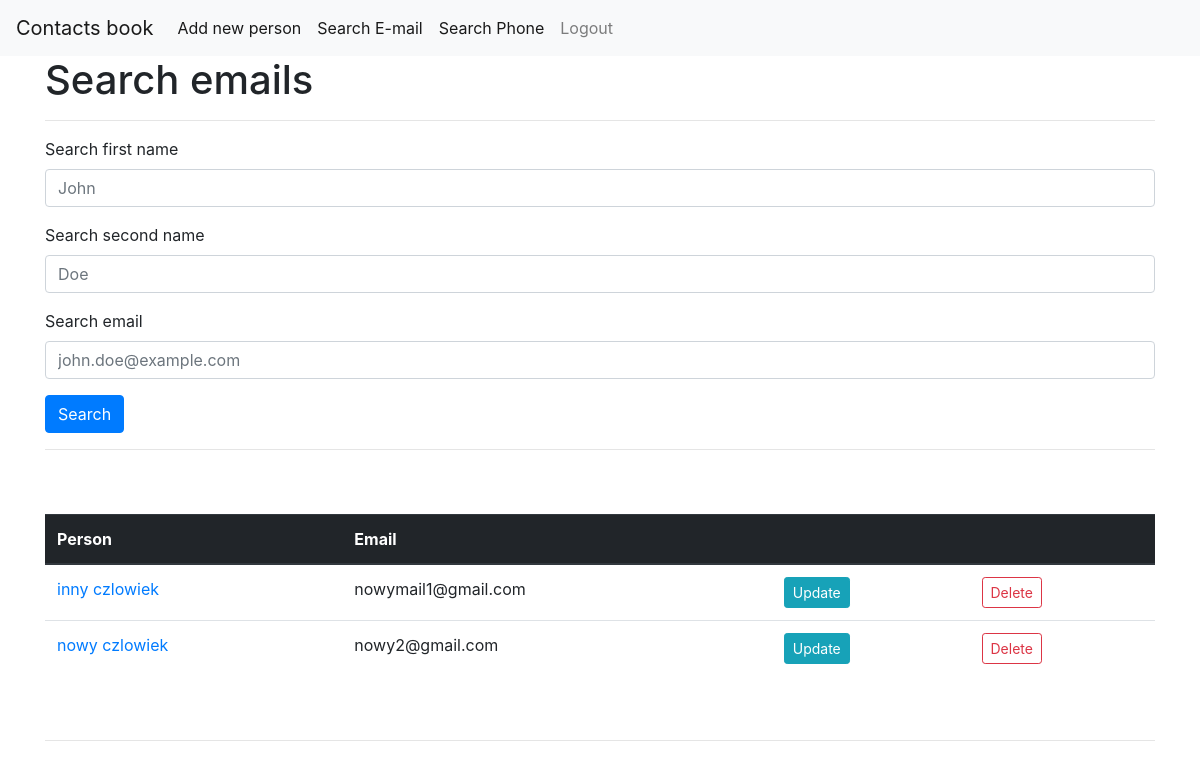
Before: /email/search/ (signed in) with the older database file.
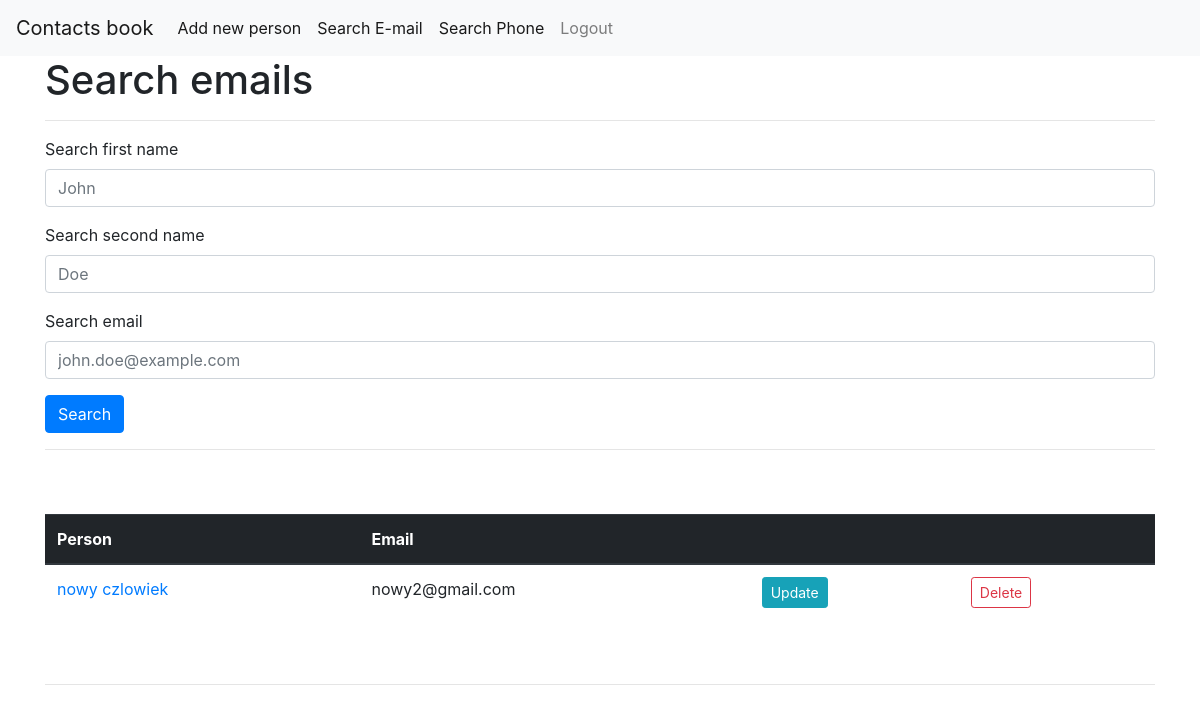
After: the same page with the newer database file.
### contact_book/models.py (models this page shows, shortened)
class Email(models.Model):
    email = models.EmailField(null=False)
    person = models.ForeignKey(Person, on_delete=models.CASCADE)

class Person(models.Model):
    first_name = models.CharField(max_length=20, null=False)
    second_name = models.CharField(max_length=30, null=False)
    date_added = models.DateTimeField(blank=True, null=True, default=timezone.now)
    note = models.TextField(null=True)
    owner = models.ForeignKey(User, on_delete=models.CASCADE)

### contact_book/views.py (the view)
# urls.py: path('email/search/', EmailSearchView.as_view(), name='email-search'),
class EmailSearchView(LoginRequiredMixin, FormMixin, ListView):
    template_name = 'contact_book/email_search.html'
    model = Email
    context_object_name = 'emails'
    form_class = EmailSearchForm
    def get_queryset(self):
        form = self.form_class(self.request.GET)
        user = User.objects.filter(username=self.request.user.username).first()
        if form.is_valid():
            return Email.objects.filter(
                person__first_name__icontains=form.cleaned_data['first_name'],
                person__second_name__icontains=form.cleaned_data['second_name'],
                email__icontains=form.cleaned_data['email'],
                person__owner=user).order_by('-person__date_added')
        return Email.objects.filter(person_owner=user).order_by('-date_added')

### contact_book/forms.py
class EmailSearchForm(forms.Form):
    first_name = forms.CharField(required=False, label='Search first name',
                                 widget=forms.TextInput(
                                     attrs={'placeholder': 'John'}))
    second_name = forms.CharField(required=False, label='Search second name',
                                  widget=forms.TextInput(
                                      attrs={'placeholder': 'Doe'}))
    email = forms.CharField(required=False, label='Search email',
                            widget=forms.TextInput(
                                attrs={'placeholder': 'john.doe@example.com'}))

### contact_book/templates/contact_book/email_search.html
{% extends "contact_book/base.html" %}
{% load crispy_forms_tags %}
{% block content %}
<h1 class="mb-3">Search emails</h1>
<hr>
<form method="get">
    {{ form|crispy }}
    <div class="form-group">
        <button class="btn btn-primary" type="submit">Search</button>
    </div>
</form>
<hr>
<article class="media content-section">
    <div class="media-body">
        <div class="mt-5 mb-5">
            <table class="table">
                <thead class="thead-dark">
                <tr>
                    <th>Person</th>
                    <th>Email</th>
                    <th></th>
                    <th></th>
                </tr>
                </thead>
                <tbody>
                {% for email in emails %}
                <tr>
                    <td>
                        <a href="{% url 'detail-person' email.person.id %}">
                            {{ email.person.first_name }} {{ email.person.second_name }}
                        </a>
                    </td>
                    <td>{{ email.email }}</td>
                    <td>
                        <a
                                href="{% url 'email-update' person_id=email.person.id pk=email.id %}"
                                class="btn btn-info btn-sm">
                            Update
                        </a></td>
                    <td><a
                            href="{% url 'email-delete' person_id=email.person.id pk=email.id %}"
                            class="btn btn-outline-danger btn-sm">
                        Delete
                    </a></td>
                </tr>
                {% endfor %}
                </tbody>
            </table>
        </div>
    </div>
</article>
<hr>
{% endblock content %}

Changed rows visible on the page:
removed Email: person.first_name "inny", person.second_name "czlowiek", email "nowymail1@gmail.com"
